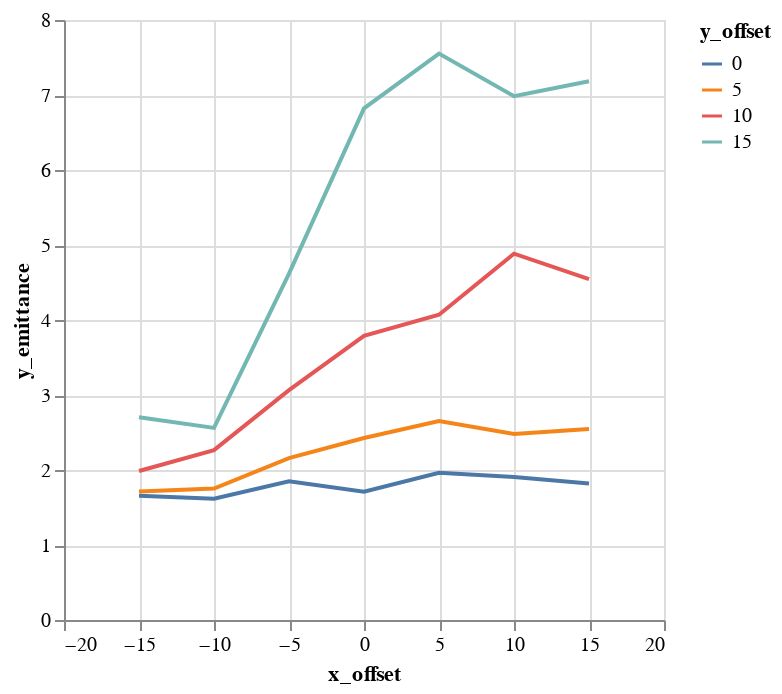

The notebook cell saved with this chart:
### Code cell
alt.Chart(emit_df).mark_line().encode(
    color='y_offset:N',
    x='x_offset',
    y='y_emittance',
)

### Figure 1 — Vega-Lite specification as saved in the notebook (floating-point values rounded to 4 significant figures)
{"$schema": "https://vega.github.io/schema/vega-lite/v1.2.1.json", "data": {"values": [{"losses": 1, "relbeta": 0.002308, "sourceID": 16777222, "sourceName": "x_-15_y_0", "x_emittance": 1.753, "x_emittance_rel": 1.081, "x_norm_emittance": 0.004047, "x_offset": -15, "y_emittance": 1.657, "y_emittance_rel": 1.054, "y_norm_emittance": 0.003825, "y_offset": 0}, {"losses": 2, "relbeta": 0.002308, "sourceID": 16777229, "sourceName": "x_-15_y_5", "x_emittance": 1.858, "x_emittance_rel": 1.166, "x_norm_emittance": 0.004288, "x_offset": -15, "y_emittance": 1.713, "y_emittance_rel": 1.075, "y_norm_emittance": 0.003955, "y_offset": 5}, {"losses": 0, "relbeta": 0.002308, "sourceID": 16777236, "sourceName": "x_-15_y_10", "x_emittance": 2.364, "x_emittance_rel": 1.462, "x_norm_emittance": 0.005458, "x_offset": -15, "y_emittance": 1.987, "y_emittance_rel": 1.244, "y_norm_emittance": 0.004586, "y_offset": 10}, {"losses": 1, "relbeta": 0.002308, "sourceID": 16777243, "sourceName": "x_-15_y_15", "x_emittance": 2.878, "x_emittance_rel": 1.722, "x_norm_emittance": 0.006644, "x_offset": -15, "y_emittance": 2.704, "y_emittance_rel": 1.627, "y_norm_emittance": 0.006243, "y_offset": 15}, {"losses": 0, "relbeta": 0.002308, "sourceID": 16777220, "sourceName": "x_-10_y_0", "x_emittance": 1.606, "x_emittance_rel": 1.009, "x_norm_emittance": 0.003708, "x_offset": -10, "y_emittance": 1.617, "y_emittance_rel": 1.042, "y_norm_emittance": 0.003733, "y_offset": 0}, {"losses": 0, "relbeta": 0.002308, "sourceID": 16777227, "sourceName": "x_-10_y_5", "x_emittance": 1.732, "x_emittance_rel": 1.074, "x_norm_emittance": 0.003999, "x_offset": -10, "y_emittance": 1.752, "y_emittance_rel": 1.109, "y_norm_emittance": 0.004044, "y_offset": 5}, {"losses": 0, "relbeta": 0.002308, "sourceID": 16777234, "sourceName": "x_-10_y_10", "x_emittance": 2.072, "x_emittance_rel": 1.393, "x_norm_emittance": 0.004782, "x_offset": -10, "y_emittance": 2.265, "y_emittance_rel": 1.36, "y_norm_emittance": 0.005229, "y_offset": 10}, {"losses": 0, "relbeta": 0.002308, "sourceID": 16777241, "sourceName": "x_-10_y_15", "x_emittance": 2.649, "x_emittance_rel": 1.827, "x_norm_emittance": 0.006115, "x_offset": -10, "y_emittance": 2.561, "y_emittance_rel": 1.567, "y_norm_emittance": 0.005912, "y_offset": 15}, {"losses": 0, "relbeta": 0.002308, "sourceID": 16777218, "sourceName": "x_-5_y_0", "x_emittance": 1.778, "x_emittance_rel": 1.061, "x_norm_emittance": 0.004105, "x_offset": -5, "y_emittance": 1.851, "y_emittance_rel": 1.078, "y_norm_emittance": 0.004273, "y_offset": 0}, {"losses": 0, "relbeta": 0.002308, "sourceID": 16777225, "sourceName": "x_-5_y_5", "x_emittance": 2.086, "x_emittance_rel": 1.369, "x_norm_emittance": 0.004816, "x_offset": -5, "y_emittance": 2.159, "y_emittance_rel": 1.328, "y_norm_emittance": 0.004985, "y_offset": 5}, {"losses": 0, "relbeta": 0.002308, "sourceID": 16777232, "sourceName": "x_-5_y_10", "x_emittance": 2.964, "x_emittance_rel": 1.961, "x_norm_emittance": 0.006842, "x_offset": -5, "y_emittance": 3.064, "y_emittance_rel": 1.983, "y_norm_emittance": 0.007074, "y_offset": 10}, {"losses": 0, "relbeta": 0.002308, "sourceID": 16777239, "sourceName": "x_-5_y_15", "x_emittance": 4.954, "x_emittance_rel": 2.928, "x_norm_emittance": 0.01144, "x_offset": -5, "y_emittance": 4.62, "y_emittance_rel": 3.07, "y_norm_emittance": 0.01066, "y_offset": 15}, {"losses": 0, "relbeta": 0.002308, "sourceID": 16777216, "sourceName": "x_0_y_0", "x_emittance": 1.703, "x_emittance_rel": 1.106, "x_norm_emittance": 0.003931, "x_offset": 0, "y_emittance": 1.71, "y_emittance_rel": 1.113, "y_norm_emittance": 0.003946, "y_offset": 0}, {"losses": 0, "relbeta": 0.002308, "sourceID": 16777223, "sourceName": "x_0_y_5", "x_emittance": 2.34, "x_emittance_rel": 1.519, "x_norm_emittance": 0.005403, "x_offset": 0, "y_emittance": 2.426, "y_emittance_rel": 1.581, "y_norm_emittance": 0.005601, "y_offset": 5}, {"losses": 0, "relbeta": 0.002308, "sourceID": 16777230, "sourceName": "x_0_y_10", "x_emittance": 3.589, "x_emittance_rel": 2.558, "x_norm_emittance": 0.008285, "x_offset": 0, "y_emittance": 3.79, "y_emittance_rel": 2.569, "y_norm_emittance": 0.008748, "y_offset": 10}, {"losses": 0, "relbeta": 0.002308, "sourceID": 16777237, "sourceName": "x_0_y_15", "x_emittance": 7.012, "x_emittance_rel": 3.966, "x_norm_emittance": 0.01619, "x_offset": 0, "y_emittance": 6.822, "y_emittance_rel": 4.231, "y_norm_emittance": 0.01575, "y_offset": 15}, {"losses": 0, "relbeta": 0.002308, "sourceID": 16777217, "sourceName": "x_5_y_0", "x_emittance": 1.82, "x_emittance_rel": 1.174, "x_norm_emittance": 0.004201, "x_offset": 5, "y_emittance": 1.962, "y_emittance_rel": 1.172, "y_norm_emittance": 0.004529, "y_offset": 0}, {"losses": 0, "relbeta": 0.002308, "sourceID": 16777224, "sourceName": "x_5_y_5", "x_emittance": 2.881, "x_emittance_rel": 1.798, "x_norm_emittance": 0.00665, "x_offset": 5, "y_emittance": 2.651, "y_emittance_rel": 1.799, "y_norm_emittance": 0.006121, "y_offset": 5}, {"losses": 0, "relbeta": 0.002308, "sourceID": 16777231, "sourceName": "x_5_y_10", "x_emittance": 4.255, "x_emittance_rel": 2.91, "x_norm_emittance": 0.009824, "x_offset": 5, "y_emittance": 4.069, "y_emittance_rel": 2.553, "y_norm_emittance": 0.009394, "y_offset": 10}, {"losses": 0, "relbeta": 0.002308, "sourceID": 16777238, "sourceName": "x_5_y_15", "x_emittance": 7.422, "x_emittance_rel": 4.644, "x_norm_emittance": 0.01713, "x_offset": 5, "y_emittance": 7.552, "y_emittance_rel": 4.798, "y_norm_emittance": 0.01743, "y_offset": 15}, {"losses": 0, "relbeta": 0.002308, "sourceID": 16777219, "sourceName": "x_10_y_0", "x_emittance": 1.895, "x_emittance_rel": 1.248, "x_norm_emittance": 0.004375, "x_offset": 10, "y_emittance": 1.907, "y_emittance_rel": 1.192, "y_norm_emittance": 0.004402, "y_offset": 0}, {"losses": 0, "relbeta": 0.002308, "sourceID": 16777226, "sourceName": "x_10_y_5", "x_emittance": 2.656, "x_emittance_rel": 1.835, "x_norm_emittance": 0.006131, "x_offset": 10, "y_emittance": 2.479, "y_emittance_rel": 1.645, "y_norm_emittance": 0.005723, "y_offset": 5}, {"losses": 0, "relbeta": 0.002308, "sourceID": 16777233, "sourceName": "x_10_y_10", "x_emittance": 5.553, "x_emittance_rel": 3.186, "x_norm_emittance": 0.01282, "x_offset": 10, "y_emittance": 4.884, "y_emittance_rel": 3.029, "y_norm_emittance": 0.01127, "y_offset": 10}, {"losses": 0, "relbeta": 0.002308, "sourceID": 16777240, "sourceName": "x_10_y_15", "x_emittance": 7.259, "x_emittance_rel": 4.615, "x_norm_emittance": 0.01676, "x_offset": 10, "y_emittance": 6.984, "y_emittance_rel": 4.621, "y_norm_emittance": 0.01612, "y_offset": 15}, {"losses": 0, "relbeta": 0.002308, "sourceID": 16777221, "sourceName": "x_15_y_0", "x_emittance": 2.51, "x_emittance_rel": 1.675, "x_norm_emittance": 0.005794, "x_offset": 15, "y_emittance": 1.819, "y_emittance_rel": 1.153, "y_norm_emittance": 0.0042, "y_offset": 0}, {"losses": 1, "relbeta": 0.002308, "sourceID": 16777228, "sourceName": "x_15_y_5", "x_emittance": 3.124, "x_emittance_rel": 1.987, "x_norm_emittance": 0.007211, "x_offset": 15, "y_emittance": 2.545, "y_emittance_rel": 1.713, "y_norm_emittance": 0.005876, "y_offset": 5}, {"losses": 0, "relbeta": 0.002308, "sourceID": 16777235, "sourceName": "x_15_y_10", "x_emittance": 4.751, "x_emittance_rel": 2.928, "x_norm_emittance": 0.01097, "x_offset": 15, "y_emittance": 4.545, "y_emittance_rel": 2.813, "y_norm_emittance": 0.01049, "y_offset": 10}, {"losses": 0, "relbeta": 0.002308, "sourceID": 16777242, "sourceName": "x_15_y_15", "x_emittance": 7.002, "x_emittance_rel": 4.622, "x_norm_emittance": 0.01616, "x_offset": 15, "y_emittance": 7.184, "y_emittance_rel": 4.525, "y_norm_emittance": 0.01658, "y_offset": 15}]}, "encoding": {"color": {"field": "y_offset", "type": "nominal"}, "x": {"field": "x_offset", "type": "quantitative"}, "y": {"field": "y_emittance", "type": "quantitative"}}, "mark": "line"}
